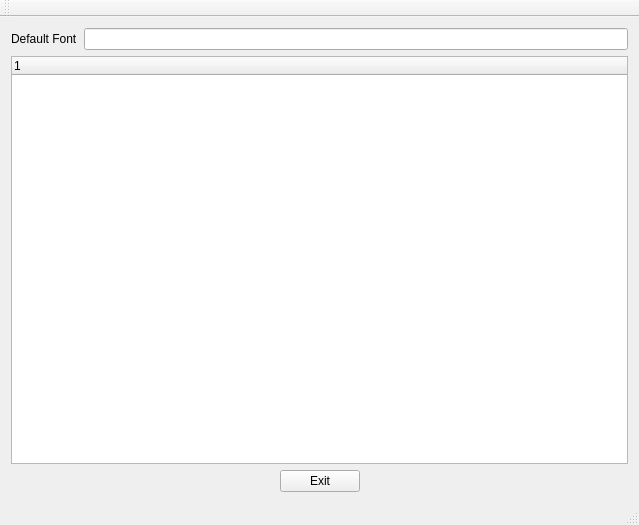
<?xml version="1.0" encoding="UTF-8"?>
<ui version="4.0">
 <class>QShowFontsClass</class>
 <widget class="QMainWindow" name="QShowFontsClass">
  <property name="geometry">
   <rect>
    <x>0</x>
    <y>0</y>
    <width>639</width>
    <height>525</height>
   </rect>
  </property>
  <property name="windowTitle">
   <string>QShowFonts</string>
  </property>
  <widget class="QWidget" name="centralWidget">
   <layout class="QVBoxLayout" name="verticalLayout">
    <item>
     <layout class="QFormLayout" name="formLayout">
      <item row="0" column="0">
       <widget class="QLabel" name="label">
        <property name="text">
         <string>Default Font</string>
        </property>
       </widget>
      </item>
      <item row="0" column="1">
       <widget class="QLineEdit" name="defaultFontEdit"/>
      </item>
     </layout>
    </item>
    <item>
     <widget class="QTreeWidget" name="treeWidget">
      <column>
       <property name="text">
        <string notr="true">1</string>
       </property>
      </column>
     </widget>
    </item>
    <item>
     <layout class="QHBoxLayout" name="horizontalLayout">
      <item>
       <spacer name="horizontalSpacer_2">
        <property name="orientation">
         <enum>Qt::Horizontal</enum>
        </property>
        <property name="sizeHint" stdset="0">
         <size>
          <width>148</width>
          <height>20</height>
         </size>
        </property>
       </spacer>
      </item>
      <item>
       <widget class="QPushButton" name="exitButton">
        <property name="text">
         <string>Exit</string>
        </property>
       </widget>
      </item>
      <item>
       <spacer name="horizontalSpacer">
        <property name="orientation">
         <enum>Qt::Horizontal</enum>
        </property>
        <property name="sizeHint" stdset="0">
         <size>
          <width>108</width>
          <height>20</height>
         </size>
        </property>
       </spacer>
      </item>
     </layout>
    </item>
   </layout>
  </widget>
  <widget class="QMenuBar" name="menuBar">
   <property name="geometry">
    <rect>
     <x>0</x>
     <y>0</y>
     <width>639</width>
     <height>21</height>
    </rect>
   </property>
  </widget>
  <widget class="QToolBar" name="mainToolBar">
   <attribute name="toolBarArea">
    <enum>TopToolBarArea</enum>
   </attribute>
   <attribute name="toolBarBreak">
    <bool>false</bool>
   </attribute>
  </widget>
  <widget class="QStatusBar" name="statusBar"/>
 </widget>
 <layoutdefault spacing="6" margin="11"/>
 <resources/>
 <connections/>
</ui>
